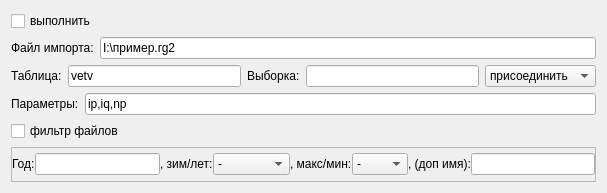
            <widget class="QWidget" name="vetv">
             <attribute name="title">
              <string>ветви</string>
             </attribute>
             <layout class="QVBoxLayout" name="verticalLayout_4">
              <item>
               <widget class="QCheckBox" name="CB_VTV">
                <property name="minimumSize">
                 <size>
                  <width>0</width>
                  <height>16</height>
                 </size>
                </property>
                <property name="text">
                 <string>выполнить</string>
                </property>
               </widget>
              </item>
              <item>
               <layout class="QHBoxLayout" name="horizontalLayout_2">
                <item>
                 <widget class="QLabel" name="label_14">
                  <property name="minimumSize">
                   <size>
                    <width>0</width>
                    <height>22</height>
                   </size>
                  </property>
                  <property name="text">
                   <string>Файл импорта:</string>
                  </property>
                 </widget>
                </item>
                <item>
                 <widget class="QLineEdit" name="file_VTVFolder">
                  <property name="minimumSize">
                   <size>
                    <width>496</width>
                    <height>22</height>
                   </size>
                  </property>
                  <property name="text">
                   <string>I:\пример.rg2</string>
                  </property>
                 </widget>
                </item>
               </layout>
              </item>
              <item>
               <layout class="QHBoxLayout" name="horizontalLayout_3">
                <item>
                 <widget class="QLabel" name="label_15">
                  <property name="minimumSize">
                   <size>
                    <width>0</width>
                    <height>22</height>
                   </size>
                  </property>
                  <property name="text">
                   <string>Таблица:</string>
                  </property>
                  <property name="buddy">
                   <cstring>tab_VTVFolder</cstring>
                  </property>
                 </widget>
                </item>
                <item>
                 <widget class="QLineEdit" name="tab_VTVFolder">
                  <property name="minimumSize">
                   <size>
                    <width>0</width>
                    <height>22</height>
                   </size>
                  </property>
                  <property name="text">
                   <string>vetv</string>
                  </property>
                 </widget>
                </item>
                <item>
                 <widget class="QLabel" name="label_17">
                  <property name="minimumSize">
                   <size>
                    <width>0</width>
                    <height>22</height>
                   </size>
                  </property>
                  <property name="text">
                   <string>Выборка:</string>
                  </property>
                 </widget>
                </item>
                <item>
                 <widget class="QLineEdit" name="vibor_VTVFolder">
                  <property name="minimumSize">
                   <size>
                    <width>0</width>
                    <height>22</height>
                   </size>
                  </property>
                  <property name="text">
                   <string/>
                  </property>
                 </widget>
                </item>
                <item>
                 <widget class="QComboBox" name="tip_VTVFolder">
                  <property name="minimumSize">
                   <size>
                    <width>0</width>
                    <height>22</height>
                   </size>
                  </property>
                  <item>
                   <property name="text">
                    <string>присоединить</string>
                   </property>
                  </item>
                  <item>
                   <property name="text">
                    <string>загрузить</string>
                   </property>
                  </item>
                  <item>
                   <property name="text">
                    <string>обновить</string>
                   </property>
                  </item>
                  <item>
                   <property name="text">
                    <string>объединить</string>
                   </property>
                  </item>
                 </widget>
                </item>
               </layout>
              </item>
              <item>
               <layout class="QHBoxLayout" name="horizontalLayout_4">
                <item>
                 <widget class="QLabel" name="label_16">
                  <property name="minimumSize">
                   <size>
                    <width>0</width>
                    <height>22</height>
                   </size>
                  </property>
                  <property name="text">
                   <string>Параметры:</string>
                  </property>
                 </widget>
                </item>
                <item>
                 <widget class="QLineEdit" name="param_VTVFolder">
                  <property name="minimumSize">
                   <size>
                    <width>0</width>
                    <height>22</height>
                   </size>
                  </property>
                  <property name="text">
                   <string>ip,iq,np</string>
                  </property>
                 </widget>
                </item>
               </layout>
              </item>
              <item>
               <widget class="QCheckBox" name="CB_Filtr_VTV">
                <property name="minimumSize">
                 <size>
                  <width>0</width>
                  <height>18</height>
                 </size>
                </property>
                <property name="text">
                 <string>фильтр файлов</string>
                </property>
               </widget>
              </item>
              <item>
               <widget class="QFrame" name="FFV">
                <property name="minimumSize">
                 <size>
                  <width>0</width>
                  <height>35</height>
                 </size>
                </property>
                <property name="frameShape">
                 <enum>QFrame::StyledPanel</enum>
                </property>
                <property name="frameShadow">
                 <enum>QFrame::Raised</enum>
                </property>
                <layout class="QGridLayout" name="gridLayout_4">
                 <property name="leftMargin">
                  <number>0</number>
                 </property>
                 <property name="topMargin">
                  <number>0</number>
                 </property>
                 <property name="rightMargin">
                  <number>0</number>
                 </property>
                 <property name="bottomMargin">
                  <number>0</number>
                 </property>
                 <property name="spacing">
                  <number>0</number>
                 </property>
                 <item row="0" column="0">
                  <layout class="QHBoxLayout" name="horizontalLayout_6">
                   <item>
                    <widget class="QLabel" name="label_11">
                     <property name="minimumSize">
                      <size>
                       <width>0</width>
                       <height>22</height>
                      </size>
                     </property>
                     <property name="text">
                      <string>Год:</string>
                     </property>
                    </widget>
                   </item>
                   <item>
                    <widget class="QLineEdit" name="Filtr_VTV_god">
                     <property name="minimumSize">
                      <size>
                       <width>0</width>
                       <height>22</height>
                      </size>
                     </property>
                     <property name="text">
                      <string/>
                     </property>
                    </widget>
                   </item>
                   <item>
                    <widget class="QLabel" name="label_12">
                     <property name="minimumSize">
                      <size>
                       <width>0</width>
                       <height>22</height>
                      </size>
                     </property>
                     <property name="text">
                      <string>, зим/лет:</string>
                     </property>
                    </widget>
                   </item>
                   <item>
                    <widget class="QComboBox" name="Filtr_VTV_zim_let">
                     <property name="minimumSize">
                      <size>
                       <width>0</width>
                       <height>22</height>
                      </size>
                     </property>
                     <item>
                      <property name="text">
                       <string>-</string>
                      </property>
                     </item>
                     <item>
                      <property name="text">
                       <string>зим</string>
                      </property>
                     </item>
                     <item>
                      <property name="text">
                       <string>макс</string>
                      </property>
                     </item>
                     <item>
                      <property name="text">
                       <string>паводок</string>
                      </property>
                     </item>
                    </widget>
                   </item>
                   <item>
                    <widget class="QLabel" name="label_13">
                     <property name="minimumSize">
                      <size>
                       <width>0</width>
                       <height>22</height>
                      </size>
                     </property>
                     <property name="text">
                      <string>, макс/мин:</string>
                     </property>
                    </widget>
                   </item>
                   <item>
                    <widget class="QComboBox" name="Filtr_VTV_max_min">
                     <property name="minimumSize">
                      <size>
                       <width>0</width>
                       <height>22</height>
                      </size>
                     </property>
                     <item>
                      <property name="text">
                       <string>-</string>
                      </property>
                     </item>
                     <item>
                      <property name="text">
                       <string>макс</string>
                      </property>
                     </item>
                     <item>
                      <property name="text">
                       <string>мин</string>
                      </property>
                     </item>
                    </widget>
                   </item>
                   <item>
                    <widget class="QLabel" name="label_18">
                     <property name="minimumSize">
                      <size>
                       <width>0</width>
                       <height>22</height>
                      </size>
                     </property>
                     <property name="text">
                      <string>, (доп имя):</string>
                     </property>
                    </widget>
                   </item>
                   <item>
                    <widget class="QLineEdit" name="Filtr_VTV_dop_name">
                     <property name="minimumSize">
                      <size>
                       <width>0</width>
                       <height>22</height>
                      </size>
                     </property>
                     <property name="text">
                      <string/>
                     </property>
                    </widget>
                   </item>
                  </layout>
                 </item>
                </layout>
               </widget>
              </item>
             </layout>
            </widget>
